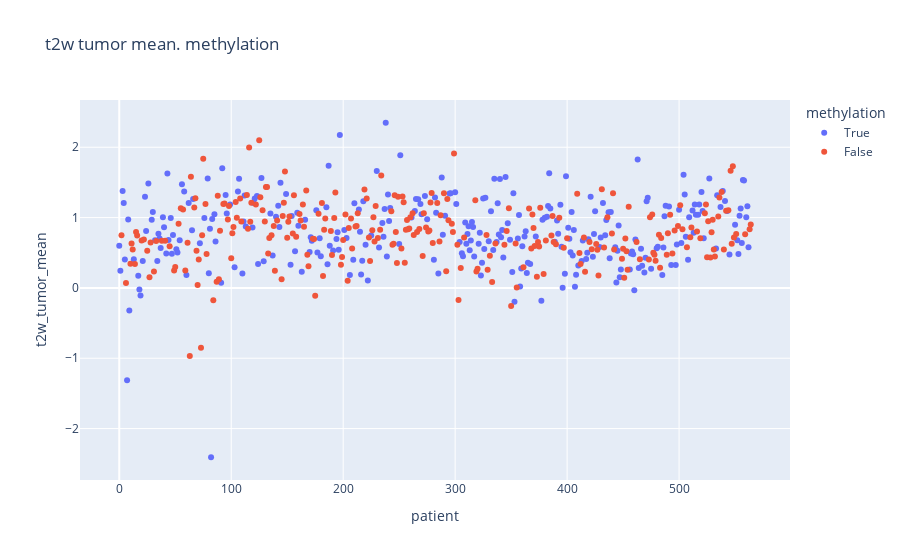
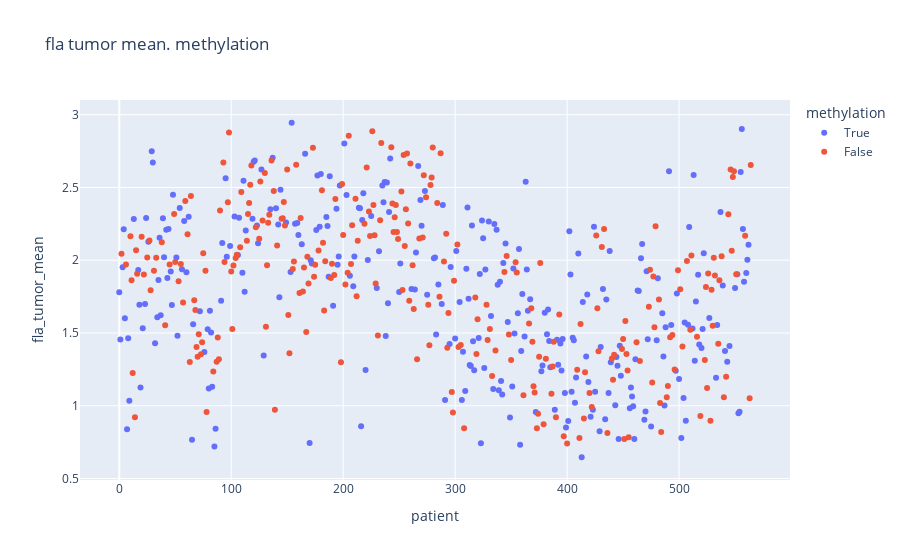
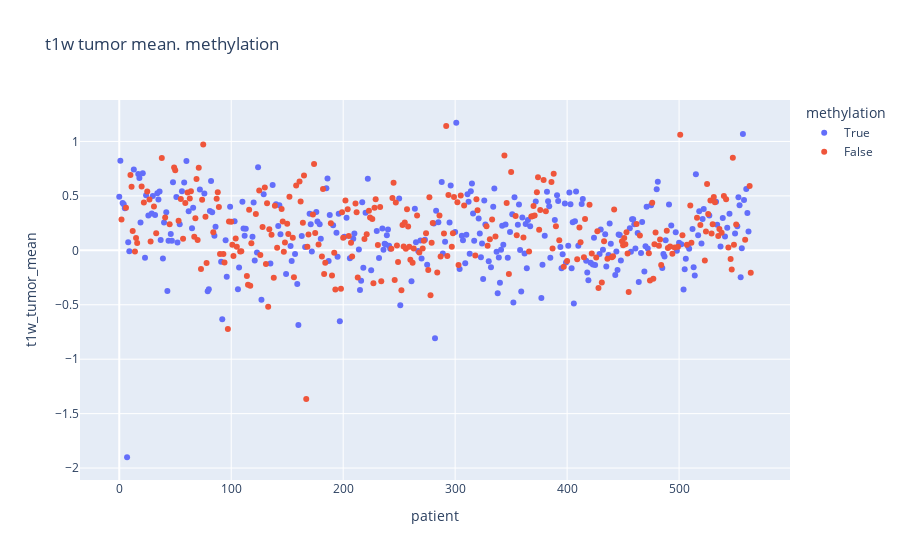
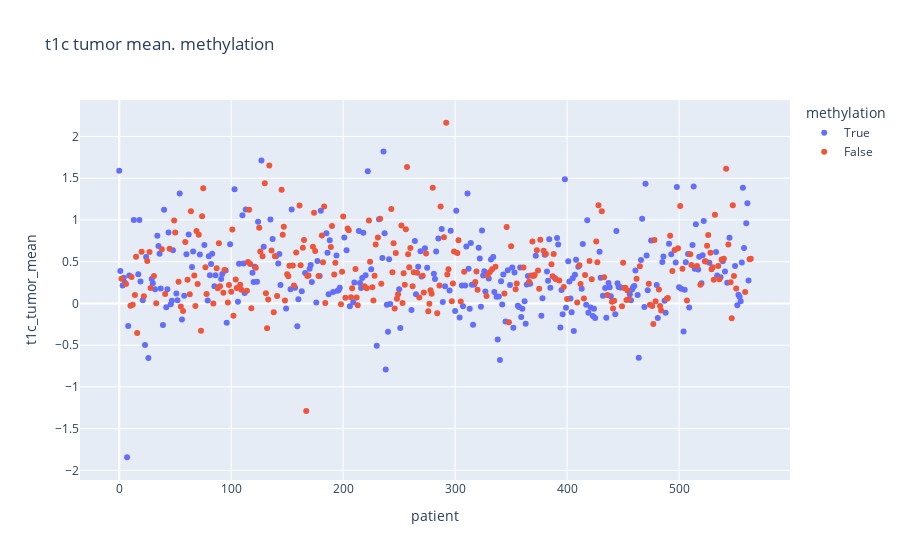

Source (notebook cell) for these figures, in order:
### Code cell
for modality in ("t2w", "fla", "t1w", "t1c"):
    fig = px.scatter(
        tumor_df,
        y=f"{modality}_tumor_mean",
        x="patient", 
        title=f"{modality} tumor mean. methylation",
        color="methylation"
    )
    fig.update_layout(hovermode="x unified")
    fig.show()

### Figure 1 — Plotly figure (JSON) as saved in the notebook; plotly's stock layout.template omitted (floating-point values rounded to 4 significant figures; data arrays with more than 128 entries replaced by an {"elided": "..."} marker saying what was removed)
{"data": [{"hovertemplate": "methylation=True<br>patient=%{x}<br>t2w_tumor_mean=%{y}<extra></extra>", "legendgroup": "True", "marker": {"color": "#636efa", "symbol": "circle"}, "mode": "markers", "name": "True", "orientation": "v", "showlegend": true, "type": "scatter", "x": {"elided": "296 int values"}, "xaxis": "x", "y": {"elided": "296 float values"}, "yaxis": "y"}, {"hovertemplate": "methylation=False<br>patient=%{x}<br>t2w_tumor_mean=%{y}<extra></extra>", "legendgroup": "False", "marker": {"color": "#EF553B", "symbol": "circle"}, "mode": "markers", "name": "False", "orientation": "v", "showlegend": true, "type": "scatter", "x": {"elided": "269 int values"}, "xaxis": "x", "y": {"elided": "269 float values"}, "yaxis": "y"}], "layout": {"hovermode": "x unified", "legend": {"title": {"text": "methylation"}, "tracegroupgap": 0}, "title": {"text": "t2w tumor mean. methylation"}, "xaxis": {"anchor": "y", "domain": [0, 1], "title": {"text": "patient"}}, "yaxis": {"anchor": "x", "domain": [0, 1], "title": {"text": "t2w_tumor_mean"}}}}

### Figure 2 — Plotly figure (JSON) as saved in the notebook; plotly's stock layout.template omitted (floating-point values rounded to 4 significant figures; data arrays with more than 128 entries replaced by an {"elided": "..."} marker saying what was removed)
{"data": [{"hovertemplate": "methylation=True<br>patient=%{x}<br>fla_tumor_mean=%{y}<extra></extra>", "legendgroup": "True", "marker": {"color": "#636efa", "symbol": "circle"}, "mode": "markers", "name": "True", "orientation": "v", "showlegend": true, "type": "scatter", "x": {"elided": "296 int values"}, "xaxis": "x", "y": {"elided": "296 float values"}, "yaxis": "y"}, {"hovertemplate": "methylation=False<br>patient=%{x}<br>fla_tumor_mean=%{y}<extra></extra>", "legendgroup": "False", "marker": {"color": "#EF553B", "symbol": "circle"}, "mode": "markers", "name": "False", "orientation": "v", "showlegend": true, "type": "scatter", "x": {"elided": "269 int values"}, "xaxis": "x", "y": {"elided": "269 float values"}, "yaxis": "y"}], "layout": {"hovermode": "x unified", "legend": {"title": {"text": "methylation"}, "tracegroupgap": 0}, "title": {"text": "fla tumor mean. methylation"}, "xaxis": {"anchor": "y", "domain": [0, 1], "title": {"text": "patient"}}, "yaxis": {"anchor": "x", "domain": [0, 1], "title": {"text": "fla_tumor_mean"}}}}

### Figure 3 — Plotly figure (JSON) as saved in the notebook; plotly's stock layout.template omitted (floating-point values rounded to 4 significant figures; data arrays with more than 128 entries replaced by an {"elided": "..."} marker saying what was removed)
{"data": [{"hovertemplate": "methylation=True<br>patient=%{x}<br>t1w_tumor_mean=%{y}<extra></extra>", "legendgroup": "True", "marker": {"color": "#636efa", "symbol": "circle"}, "mode": "markers", "name": "True", "orientation": "v", "showlegend": true, "type": "scatter", "x": {"elided": "296 int values"}, "xaxis": "x", "y": {"elided": "296 float values"}, "yaxis": "y"}, {"hovertemplate": "methylation=False<br>patient=%{x}<br>t1w_tumor_mean=%{y}<extra></extra>", "legendgroup": "False", "marker": {"color": "#EF553B", "symbol": "circle"}, "mode": "markers", "name": "False", "orientation": "v", "showlegend": true, "type": "scatter", "x": {"elided": "269 int values"}, "xaxis": "x", "y": {"elided": "269 float values"}, "yaxis": "y"}], "layout": {"hovermode": "x unified", "legend": {"title": {"text": "methylation"}, "tracegroupgap": 0}, "title": {"text": "t1w tumor mean. methylation"}, "xaxis": {"anchor": "y", "domain": [0, 1], "title": {"text": "patient"}}, "yaxis": {"anchor": "x", "domain": [0, 1], "title": {"text": "t1w_tumor_mean"}}}}

### Figure 4 — Plotly figure (JSON) as saved in the notebook; plotly's stock layout.template omitted (floating-point values rounded to 4 significant figures; data arrays with more than 128 entries replaced by an {"elided": "..."} marker saying what was removed)
{"data": [{"hovertemplate": "methylation=True<br>patient=%{x}<br>t1c_tumor_mean=%{y}<extra></extra>", "legendgroup": "True", "marker": {"color": "#636efa", "symbol": "circle"}, "mode": "markers", "name": "True", "orientation": "v", "showlegend": true, "type": "scatter", "x": {"elided": "296 int values"}, "xaxis": "x", "y": {"elided": "296 float values"}, "yaxis": "y"}, {"hovertemplate": "methylation=False<br>patient=%{x}<br>t1c_tumor_mean=%{y}<extra></extra>", "legendgroup": "False", "marker": {"color": "#EF553B", "symbol": "circle"}, "mode": "markers", "name": "False", "orientation": "v", "showlegend": true, "type": "scatter", "x": {"elided": "269 int values"}, "xaxis": "x", "y": {"elided": "269 float values"}, "yaxis": "y"}], "layout": {"hovermode": "x unified", "legend": {"title": {"text": "methylation"}, "tracegroupgap": 0}, "title": {"text": "t1c tumor mean. methylation"}, "xaxis": {"anchor": "y", "domain": [0, 1], "title": {"text": "patient"}}, "yaxis": {"anchor": "x", "domain": [0, 1], "title": {"text": "t1c_tumor_mean"}}}}
